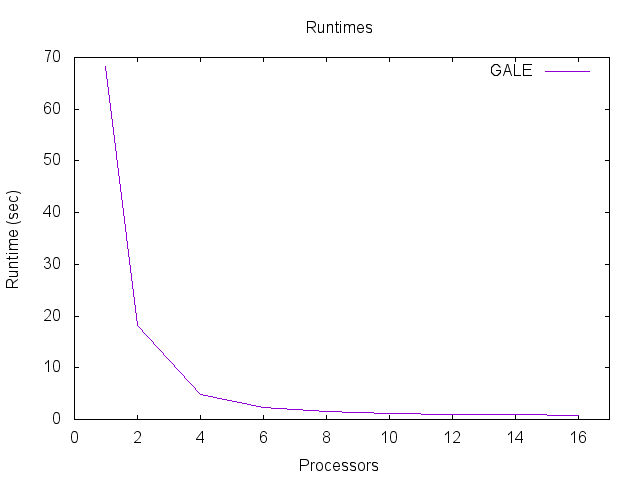

Write gnuplot code to recreate this figure.
# For PNG
set terminal png
set output "DTLZ2_GALE_runtimes.png"

# For EPS
# set terminal eps
# set output "DTLZ2_GALE_runtimes.eps"

set title "Runtimes"

set xlabel " Processors "

set ylabel " Runtime (sec) "

set xrange [0:17]

set datafile separator ","

plot for [col=2:2] "DTLZ2_GALEvsDE.csv" using 1:col with lines title columnheader
